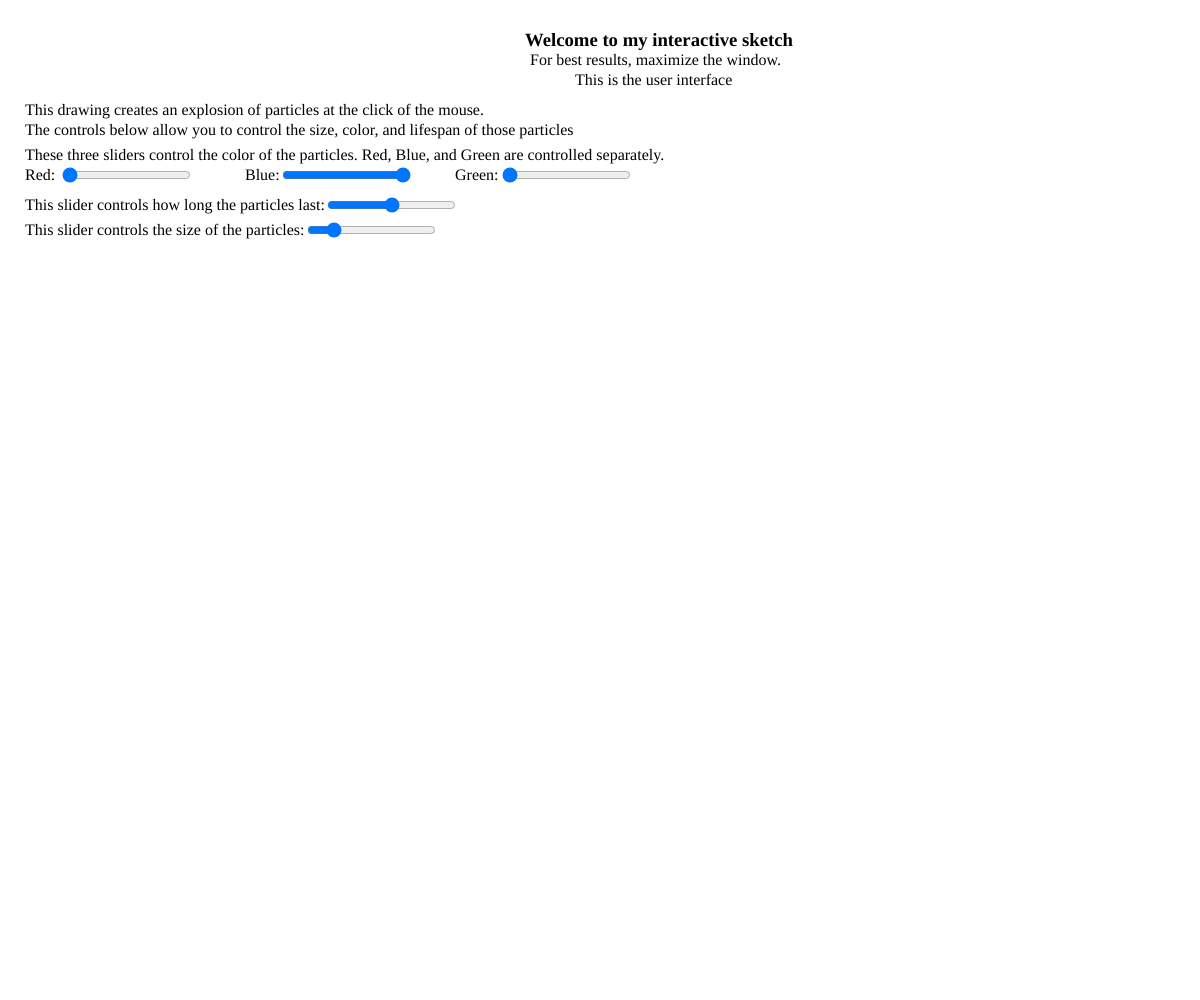
Frame 1 (no input)
Frame 60 (no input): identical to frame 1, image omitted
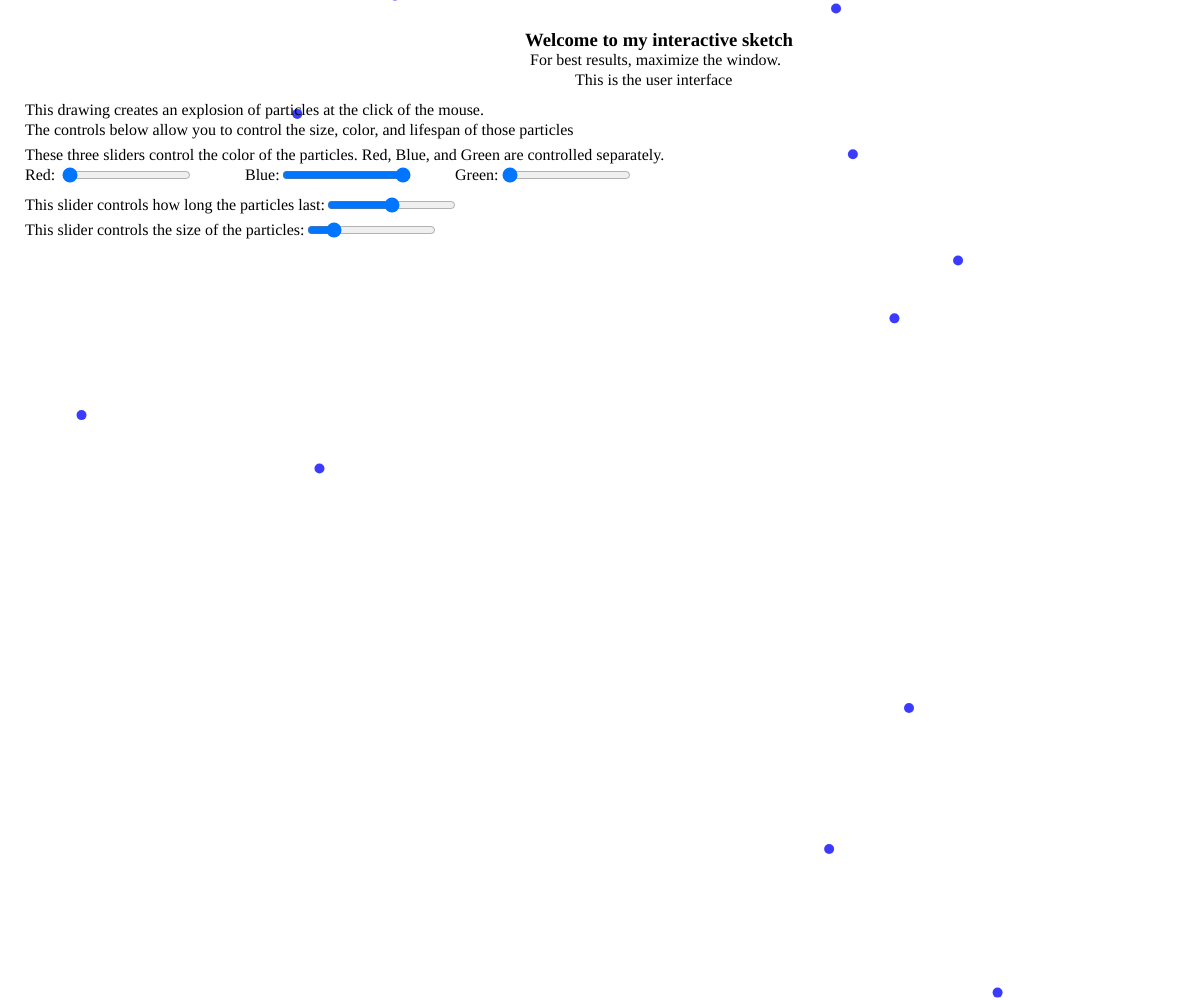
Frame 120 (the mouse pressed at the canvas centre since frame 60)

The p5.js sketch that drew these frames (run headless with seeded random() and noise() and a simulated clock; from frame 60 on, the mouse is pressed at the canvas centre):

// p5.js sketch
// ── sketch.js
function particle(posX,posY,speedX,speedY,psize,life) {
  this.speedX	= speedX;					// Particle speed in X
  this.speedY	= speedY;					// Particle speed in Y
  this.red		= 0;						// Particle red channel
  this.blue		= 255;						// Particle blue channel
  this.green	= 0							// Particle green channel
  this.posX		= posX;						// Particle position in X
  this.posY		= posY;						// Particle position in Y
  this.ls	  	= life;						// Particle lifecycle
  this.psize	= psize						// Particle size
}

particle.prototype = {
 constructor: particle,
  bounce: function(){							// Method to bounce particles off walls
    if(this.posX < 0 || this.posX > (width)){  	// Check to see if a wall has been hit in X
      this.speedX *= -1;						// Reverse speed and direction
    }
    this.posX += this.speedX;					// Move the particle in the X direction
    if(this.posY < 0 || this.posY > (height)){	// Check to see if a wall has been hit in Y
      this.speedY *= -1;						// Reverse speed and direction
    }
  	this.posY += this.speedY;					// Move the particle in the X direction
    this.ls--;									// Reduce particle lifespan.
  }
}

var particleCollector = [];						// Array to manage particles

var redSlider;
var blueSlider;
var greenSlider;
var lsSlider;
var sizeSlider;

function setup() {
 var headerDiv = createDiv("<h3>Welcome to my interactive sketch</h3>");
 var disclaimerDiv = createDiv("<p>For best results, maximize the window.</p>");
 var subHeaderDiv = createDiv("<p>This is the user interface</p>");
 var basicDesc = createDiv("<p>This drawing creates an explosion of particles at the click of the mouse.</p>");
 var basicInst = createDiv("<p>The controls below allow you to control the size, color, and lifespan of those particles</p>");
 
 var colorDivInst = createDiv("<p>These three sliders control the color of the particles. Red, Blue, and Green are controlled separately.</p>");
 var redDiv = createDiv("<p>Red:</p>");
 var blueDiv = createDiv("<p>Blue:</p>");
 var greenDiv = createDiv("<p>Green:</p>");
 redSlider = createSlider(0,255,0);
 blueSlider = createSlider(0,255,255);
 greenSlider = createSlider(0,255,0);
 
 var lsDivInst = createDiv("<p>This slider controls how long the particles last:</p>");
 lsSlider = createSlider(10,500,255);
 
 var sizeDivInst = createDiv("<p>This slider controls the size of the particles:</p>");
 sizeSlider = createSlider(2,50,10);
 
 headerDiv.position((windowWidth/2)-75,10);
 disclaimerDiv.position((windowWidth/2)-70,35);
 subHeaderDiv.position((windowWidth/2)-25,55);
 basicDesc.position(25,85);
 basicInst.position(25,105);
 colorDivInst.position(25,130);
 redDiv.position(25, 150);
 redSlider.position(60,165);
 blueDiv.position(245,150);
 blueSlider.position(280,165);
 greenDiv.position(455,150);
 greenSlider.position(500,165);
 lsDivInst.position(25,180);
 lsSlider.position(325,195);
 sizeDivInst.position(25,205);
 sizeSlider.position(305,220);
 
}

function draw() {
  var redVal = redSlider.value();
  var blueVal = blueSlider.value();
  var greenVal = greenSlider.value();
  var lsVal = lsSlider.value();
  var sizeVal = sizeSlider.value();
  
 createCanvas(windowWidth,windowHeight);
 colorMode(RGB);
 background(255);
    for(var i=0; i<particleCollector.length; i++){	// Loop to deal with particles.
    if(particleCollector[i].ls <=0){				// Check for particle lifecycle
     particleCollector.splice(i,1)					// If particle lifecycle is 0, remove it from collector
    }
    else{
      if(particleCollector[i].ls>255){
      noStroke();
      fill(redVal,greenVal,blueVal,255);
      		// Fill the particles, and use lifespan as alpha to fade them away.
      ellipse(particleCollector[i].posX,particleCollector[i].posY,particleCollector[i].psize,particleCollector[i].psize);
      		//Draw particles
  	  particleCollector[i].bounce();				// Bounse drawn particles
      }
    else{
      noStroke();
      fill(redVal,greenVal,blueVal,particleCollector[i].ls);
      		// Fill the particles, and use lifespan as alpha to fade them away.
      ellipse(particleCollector[i].posX,particleCollector[i].posY,particleCollector[i].psize,particleCollector[i].psize);
      		//Draw particles
  	  particleCollector[i].bounce();				// Bounse drawn particles
    }
    }
  }
}
  
  function mousePressed(){
    

  var sizeVal = sizeSlider.value();
  var lsVal = lsSlider.value();
 for(var i=0; i<=10; i++){							// 10 particles per click
   particleCollector.push(new particle(mouseX,mouseY,random(-10,10),random(-10,10),sizeVal,lsVal));
   		// Particles will be of random sizes and move in random directions, and appear where the mouse is.
 }
}
